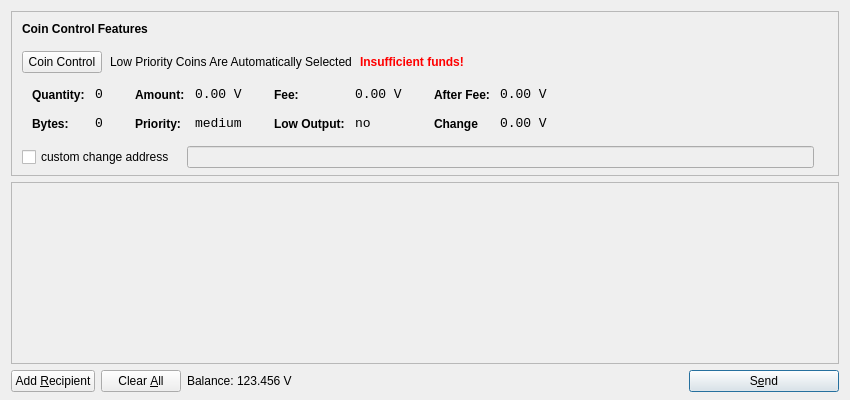
<?xml version="1.0" encoding="UTF-8"?>
<ui version="4.0">
 <class>SendCoinsDialog</class>
 <widget class="QDialog" name="SendCoinsDialog">
  <property name="geometry">
   <rect>
    <x>0</x>
    <y>0</y>
    <width>850</width>
    <height>400</height>
   </rect>
  </property>
  <property name="windowTitle">
   <string>Send Coins</string>
  </property>
  <layout class="QVBoxLayout" name="verticalLayout" stretch="0,1,0">
	<property name="bottomMargin">
		<number>8</number>
	</property>	
   <item>
   
    <widget class="QFrame" name="frameCoinControl">
		<property name="sizePolicy">
			<sizepolicy hsizetype="Expanding" vsizetype="Expanding">
				<horstretch>0</horstretch>
				<verstretch>0</verstretch>
			</sizepolicy>
		</property>
	<property name="maximumSize">
      <size>
       <width>16777215</width>
       <height>16777215</height>
      </size>
     </property>
     <property name="frameShape">
      <enum>QFrame::StyledPanel</enum>
     </property>
     <property name="frameShadow">
      <enum>QFrame::Sunken</enum>
     </property>
     <layout class="QVBoxLayout" name="verticalLayoutCoinControl2">
      <property name="spacing">
       <number>-1</number>
      </property>
      <property name="leftMargin">
       <number>0</number>
      </property>
      <property name="topMargin">
       <number>0</number>
      </property>
      <property name="rightMargin">
       <number>0</number>
      </property>
      <property name="bottomMargin">
       <number>6</number>
      </property>
      <item>
       <layout class="QVBoxLayout" name="verticalLayoutCoinControl" stretch="0,0,0,0,1">
        <property name="spacing">
         <number>0</number>
        </property>
        <property name="leftMargin">
         <number>10</number>
        </property>
        <property name="topMargin">
         <number>10</number>
        </property>
        <item>
         <layout class="QHBoxLayout" name="horizontalLayoutCoinControl1">
          <property name="bottomMargin">
           <number>15</number>
          </property>
          <item>
           <widget class="QLabel" name="labelCoinControlFeatures">
            <property name="sizePolicy">
             <sizepolicy hsizetype="Preferred" vsizetype="Maximum">
              <horstretch>0</horstretch>
              <verstretch>0</verstretch>
             </sizepolicy>
            </property>
            <property name="font">
             <font>
              <weight>75</weight>
              <bold>true</bold>
             </font>
            </property>
            <property name="styleSheet">
             <string notr="true">font-weight:bold;</string>
            </property>
            <property name="text">
             <string>Coin Control Features</string>
            </property>
           </widget>
          </item>
         </layout>
        </item>
        <item>
         <layout class="QHBoxLayout" name="horizontalLayoutCoinControl2" stretch="0,0,0,0">
          <property name="spacing">
           <number>8</number>
          </property>
          <property name="bottomMargin">
           <number>10</number>
          </property>
          <item>
           <widget class="QPushButton" name="pushButtonCoinControl">
            <property name="styleSheet">
             <string notr="true"/>
            </property>
            <property name="text">
             <string>Coin Control</string>
            </property>
           </widget>
          </item>
          <item>
           <widget class="QLabel" name="labelCoinControlAutomaticallySelected">
            <property name="text">
             <string>Low Priority Coins Are Automatically Selected</string>
            </property>
            <property name="margin">
             <number>5</number>
            </property>
           </widget>
          </item>
          <item>
           <widget class="QLabel" name="labelCoinControlInsuffFunds">
            <property name="font">
             <font>
              <weight>75</weight>
              <bold>true</bold>
             </font>
            </property>
            <property name="styleSheet">
             <string notr="true">color:red;font-weight:bold;</string>
            </property>
            <property name="text">
             <string>Insufficient funds!</string>
            </property>
            <property name="margin">
             <number>5</number>
            </property>
           </widget>
          </item>
          <item>
           <spacer name="horizontalSpacerCoinControl">
            <property name="orientation">
             <enum>Qt::Horizontal</enum>
            </property>
            <property name="sizeHint" stdset="0">
             <size>
              <width>40</width>
              <height>1</height>
             </size>
            </property>
           </spacer>
          </item>
         </layout>
        </item>
        <item>
         <widget class="QWidget" name="widgetCoinControl" native="true">
          <property name="sizePolicy">
           <sizepolicy hsizetype="Preferred" vsizetype="Preferred">
            <horstretch>0</horstretch>
            <verstretch>0</verstretch>
           </sizepolicy>
          </property>
          <property name="minimumSize">
           <size>
            <width>0</width>
            <height>0</height>
           </size>
          </property>
          <property name="styleSheet">
           <string notr="true"/>
          </property>
          <layout class="QHBoxLayout" name="horizontalLayoutCoinControl5">
           <property name="margin">
            <number>0</number>
           </property>
           <item>
            <layout class="QHBoxLayout" name="horizontalLayoutCoinControl3" stretch="0,0,0,1">
             <property name="spacing">
              <number>20</number>
             </property>
             <property name="topMargin">
              <number>0</number>
             </property>
             <property name="bottomMargin">
              <number>10</number>
             </property>
             <item>
              <layout class="QFormLayout" name="formLayoutCoinControl1">
               <property name="horizontalSpacing">
                <number>10</number>
               </property>
               <property name="verticalSpacing">
                <number>14</number>
               </property>
               <property name="leftMargin">
                <number>10</number>
               </property>
               <property name="topMargin">
                <number>4</number>
               </property>
               <property name="rightMargin">
                <number>6</number>
               </property>
               <item row="0" column="0">
                <widget class="QLabel" name="labelCoinControlQuantityText">
                 <property name="styleSheet">
                  <string notr="true">font-weight:bold;</string>
                 </property>
                 <property name="text">
                  <string>Quantity:</string>
                 </property>
                 <property name="margin">
                  <number>0</number>
                 </property>
                </widget>
               </item>
               <item row="0" column="1">
                <widget class="QLabel" name="labelCoinControlQuantity">
                 <property name="font">
                  <font>
                   <family>Monospace</family>
                   <pointsize>10</pointsize>
                  </font>
                 </property>
                 <property name="cursor">
                  <cursorShape>IBeamCursor</cursorShape>
                 </property>
                 <property name="contextMenuPolicy">
                  <enum>Qt::ActionsContextMenu</enum>
                 </property>
                 <property name="text">
                  <string>0</string>
                 </property>
                 <property name="margin">
                  <number>0</number>
                 </property>
                 <property name="textInteractionFlags">
                  <set>Qt::LinksAccessibleByMouse|Qt::TextSelectableByKeyboard|Qt::TextSelectableByMouse</set>
                 </property>
                </widget>
               </item>
               <item row="1" column="0">
                <widget class="QLabel" name="labelCoinControlBytesText">
                 <property name="styleSheet">
                  <string notr="true">font-weight:bold;</string>
                 </property>
                 <property name="text">
                  <string>Bytes:</string>
                 </property>
                </widget>
               </item>
               <item row="1" column="1">
                <widget class="QLabel" name="labelCoinControlBytes">
                 <property name="font">
                  <font>
                   <family>Monospace</family>
                   <pointsize>10</pointsize>
                  </font>
                 </property>
                 <property name="cursor">
                  <cursorShape>IBeamCursor</cursorShape>
                 </property>
                 <property name="contextMenuPolicy">
                  <enum>Qt::ActionsContextMenu</enum>
                 </property>
                 <property name="text">
                  <string>0</string>
                 </property>
                 <property name="textInteractionFlags">
                  <set>Qt::LinksAccessibleByMouse|Qt::TextSelectableByKeyboard|Qt::TextSelectableByMouse</set>
                 </property>
                </widget>
               </item>
              </layout>
             </item>
             <item>
              <layout class="QFormLayout" name="formLayoutCoinControl2">
               <property name="horizontalSpacing">
                <number>10</number>
               </property>
               <property name="verticalSpacing">
                <number>14</number>
               </property>
               <property name="leftMargin">
                <number>6</number>
               </property>
               <property name="topMargin">
                <number>4</number>
               </property>
               <property name="rightMargin">
                <number>6</number>
               </property>
               <item row="0" column="0">
                <widget class="QLabel" name="labelCoinControlAmountText">
                 <property name="styleSheet">
                  <string notr="true">font-weight:bold;</string>
                 </property>
                 <property name="text">
                  <string>Amount:</string>
                 </property>
                 <property name="margin">
                  <number>0</number>
                 </property>
                </widget>
               </item>
               <item row="0" column="1">
                <widget class="QLabel" name="labelCoinControlAmount">
                 <property name="font">
                  <font>
                   <family>Monospace</family>
                   <pointsize>10</pointsize>
                  </font>
                 </property>
                 <property name="cursor">
                  <cursorShape>IBeamCursor</cursorShape>
                 </property>
                 <property name="contextMenuPolicy">
                  <enum>Qt::ActionsContextMenu</enum>
                 </property>
                 <property name="text">
                  <string>0.00 V</string>
                 </property>
                 <property name="textInteractionFlags">
                  <set>Qt::LinksAccessibleByMouse|Qt::TextSelectableByKeyboard|Qt::TextSelectableByMouse</set>
                 </property>
                </widget>
               </item>
               <item row="1" column="0">
                <widget class="QLabel" name="labelCoinControlPriorityText">
                 <property name="styleSheet">
                  <string notr="true">font-weight:bold;</string>
                 </property>
                 <property name="text">
                  <string>Priority:</string>
                 </property>
                </widget>
               </item>
               <item row="1" column="1">
                <widget class="QLabel" name="labelCoinControlPriority">
                 <property name="font">
                  <font>
                   <family>Monospace</family>
                   <pointsize>10</pointsize>
                  </font>
                 </property>
                 <property name="cursor">
                  <cursorShape>IBeamCursor</cursorShape>
                 </property>
                 <property name="contextMenuPolicy">
                  <enum>Qt::ActionsContextMenu</enum>
                 </property>
                 <property name="text">
                  <string>medium</string>
                 </property>
                 <property name="textInteractionFlags">
                  <set>Qt::LinksAccessibleByMouse|Qt::TextSelectableByKeyboard|Qt::TextSelectableByMouse</set>
                 </property>
                </widget>
               </item>
              </layout>
             </item>
             <item>
              <layout class="QFormLayout" name="formLayoutCoinControl3">
               <property name="horizontalSpacing">
                <number>10</number>
               </property>
               <property name="verticalSpacing">
                <number>14</number>
               </property>
               <property name="leftMargin">
                <number>6</number>
               </property>
               <property name="topMargin">
                <number>4</number>
               </property>
               <property name="rightMargin">
                <number>6</number>
               </property>
               <item row="0" column="0">
                <widget class="QLabel" name="labelCoinControlFeeText">
                 <property name="styleSheet">
                  <string notr="true">font-weight:bold;</string>
                 </property>
                 <property name="text">
                  <string>Fee:</string>
                 </property>
                 <property name="margin">
                  <number>0</number>
                 </property>
                </widget>
               </item>
               <item row="0" column="1">
                <widget class="QLabel" name="labelCoinControlFee">
                 <property name="font">
                  <font>
                   <family>Monospace</family>
                   <pointsize>10</pointsize>
                  </font>
                 </property>
                 <property name="cursor">
                  <cursorShape>IBeamCursor</cursorShape>
                 </property>
                 <property name="contextMenuPolicy">
                  <enum>Qt::ActionsContextMenu</enum>
                 </property>
                 <property name="text">
                  <string>0.00 V</string>
                 </property>
                 <property name="textInteractionFlags">
                  <set>Qt::LinksAccessibleByMouse|Qt::TextSelectableByKeyboard|Qt::TextSelectableByMouse</set>
                 </property>
                </widget>
               </item>
               <item row="1" column="0">
                <widget class="QLabel" name="labelCoinControlLowOutputText">
                 <property name="styleSheet">
                  <string notr="true">font-weight:bold;</string>
                 </property>
                 <property name="text">
                  <string>Low Output:</string>
                 </property>
                </widget>
               </item>
               <item row="1" column="1">
                <widget class="QLabel" name="labelCoinControlLowOutput">
                 <property name="font">
                  <font>
                   <family>Monospace</family>
                   <pointsize>10</pointsize>
                  </font>
                 </property>
                 <property name="cursor">
                  <cursorShape>IBeamCursor</cursorShape>
                 </property>
                 <property name="contextMenuPolicy">
                  <enum>Qt::ActionsContextMenu</enum>
                 </property>
                 <property name="text">
                  <string>no</string>
                 </property>
                 <property name="textInteractionFlags">
                  <set>Qt::LinksAccessibleByMouse|Qt::TextSelectableByKeyboard|Qt::TextSelectableByMouse</set>
                 </property>
                </widget>
               </item>
              </layout>
             </item>
             <item>
              <layout class="QFormLayout" name="formLayoutCoinControl4">
               <property name="horizontalSpacing">
                <number>10</number>
               </property>
               <property name="verticalSpacing">
                <number>14</number>
               </property>
               <property name="leftMargin">
                <number>6</number>
               </property>
               <property name="topMargin">
                <number>4</number>
               </property>
               <property name="rightMargin">
                <number>6</number>
               </property>
               <item row="0" column="0">
                <widget class="QLabel" name="labelCoinControlAfterFeeText">
                 <property name="styleSheet">
                  <string notr="true">font-weight:bold;</string>
                 </property>
                 <property name="text">
                  <string>After Fee:</string>
                 </property>
                 <property name="margin">
                  <number>0</number>
                 </property>
                </widget>
               </item>
               <item row="0" column="1">
                <widget class="QLabel" name="labelCoinControlAfterFee">
                 <property name="font">
                  <font>
                   <family>Monospace</family>
                   <pointsize>10</pointsize>
                  </font>
                 </property>
                 <property name="cursor">
                  <cursorShape>IBeamCursor</cursorShape>
                 </property>
                 <property name="contextMenuPolicy">
                  <enum>Qt::ActionsContextMenu</enum>
                 </property>
                 <property name="text">
                  <string>0.00 V</string>
                 </property>
                 <property name="textInteractionFlags">
                  <set>Qt::LinksAccessibleByMouse|Qt::TextSelectableByKeyboard|Qt::TextSelectableByMouse</set>
                 </property>
                </widget>
               </item>
               <item row="1" column="0">
                <widget class="QLabel" name="labelCoinControlChangeText">
                 <property name="styleSheet">
                  <string notr="true">font-weight:bold;</string>
                 </property>
                 <property name="text">
                  <string>Change</string>
                 </property>
                </widget>
               </item>
               <item row="1" column="1">
                <widget class="QLabel" name="labelCoinControlChange">
                 <property name="font">
                  <font>
                   <family>Monospace</family>
                   <pointsize>10</pointsize>
                  </font>
                 </property>
                 <property name="cursor">
                  <cursorShape>IBeamCursor</cursorShape>
                 </property>
                 <property name="contextMenuPolicy">
                  <enum>Qt::ActionsContextMenu</enum>
                 </property>
                 <property name="text">
                  <string>0.00 V</string>
                 </property>
                 <property name="textInteractionFlags">
                  <set>Qt::LinksAccessibleByMouse|Qt::TextSelectableByKeyboard|Qt::TextSelectableByMouse</set>
                 </property>
                </widget>
               </item>
              </layout>
             </item>
            </layout>
           </item>
          </layout>
         </widget>
        </item>
        <item>
         <layout class="QHBoxLayout" name="horizontalLayoutCoinControl4" stretch="0,0,0">
          <property name="spacing">
           <number>12</number>
          </property>
          <property name="sizeConstraint">
           <enum>QLayout::SetDefaultConstraint</enum>
          </property>
          <property name="topMargin">
           <number>5</number>
          </property>
          <property name="rightMargin">
           <number>5</number>
          </property>
          <item>
           <widget class="QCheckBox" name="checkBoxCoinControlChange">
            <property name="text">
             <string>custom change address</string>
            </property>
           </widget>
          </item>
          <item>
           <widget class="QLineEdit" name="lineEditCoinControlChange">
            <property name="enabled">
             <bool>false</bool>
            </property>
            <property name="sizePolicy">
             <sizepolicy hsizetype="Expanding" vsizetype="Fixed">
              <horstretch>0</horstretch>
              <verstretch>0</verstretch>
             </sizepolicy>
            </property>
           </widget>
          </item>
          <item>
           <widget class="QLabel" name="labelCoinControlChangeLabel">
            <property name="sizePolicy">
             <sizepolicy hsizetype="Preferred" vsizetype="Expanding">
              <horstretch>0</horstretch>
              <verstretch>0</verstretch>
             </sizepolicy>
            </property>
            <property name="minimumSize">
             <size>
              <width>0</width>
              <height>0</height>
             </size>
            </property>
            <property name="text">
             <string/>
            </property>
            <property name="margin">
             <number>3</number>
            </property>
           </widget>
          </item>
         </layout>
        </item>
        <item>
         <spacer name="verticalSpacerCoinControl">
          <property name="orientation">
           <enum>Qt::Vertical</enum>
          </property>
          <property name="sizeHint" stdset="0">
           <size>
            <width>800</width>
            <height>1</height>
           </size>
          </property>
         </spacer>
        </item>
       </layout>
      </item>
     </layout>
    </widget>
   </item>
   <item>
	  <widget class="QScrollArea" name="scrollArea">
     <property name="widgetResizable">
      <bool>true</bool>
     </property>
     <widget class="QWidget" name="scrollAreaWidgetContents">
      <property name="geometry">
       <rect>
        <x>0</x>
        <y>0</y>
        <width>830</width>
        <height>165</height>
       </rect>
      </property>
	<layout class="QVBoxLayout" name="verticalLayout_2">
       <property name="margin">
        <number>0</number>
       </property>
      
       <item>
        <layout class="QVBoxLayout" name="entries">
         <property name="spacing">
          <number>6</number>
         </property>
        </layout>
       </item>
       <item>
        <spacer name="verticalSpacer">
         <property name="orientation">
          <enum>Qt::Vertical</enum>
         </property>
         <property name="sizeHint" stdset="0">
          <size>
           <width>20</width>
           <height>40</height>
          </size>
         </property>
        </spacer>
       </item>
      </layout>
     </widget>
    </widget>
   </item>
   <item>
    <layout class="QHBoxLayout" name="horizontalLayout">
     <item>
      <widget class="QPushButton" name="addButton">
       <property name="toolTip">
        <string>Send to multiple recipients at once</string>
       </property>
       <property name="text">
        <string>Add &amp;Recipient</string>
       </property>
       <property name="icon">
        <iconset resource="../bitcoin.qrc">
         <normaloff>:/icons/add</normaloff>:/icons/add</iconset>
       </property>
       <property name="autoDefault">
        <bool>false</bool>
       </property>
      </widget>
     </item>
     <item>
      <widget class="QPushButton" name="clearButton">
       <property name="sizePolicy">
        <sizepolicy hsizetype="Minimum" vsizetype="Fixed">
         <horstretch>0</horstretch>
         <verstretch>0</verstretch>
        </sizepolicy>
       </property>
       <property name="toolTip">
        <string>Remove all transaction fields</string>
       </property>
       <property name="text">
        <string>Clear &amp;All</string>
       </property>
       <property name="icon">
        <iconset resource="../bitcoin.qrc">
         <normaloff>:/icons/remove</normaloff>:/icons/remove</iconset>
       </property>
       <property name="autoRepeatDelay">
        <number>300</number>
       </property>
       <property name="autoDefault">
        <bool>false</bool>
       </property>
      </widget>
     </item>
     <item>
      <layout class="QHBoxLayout" name="horizontalLayout_2">
       <property name="spacing">
        <number>3</number>
       </property>
       <item>
        <widget class="QLabel" name="label">
         <property name="text">
          <string>Balance:</string>
         </property>
        </widget>
       </item>
       <item>
        <widget class="QLabel" name="labelBalance">
         <property name="cursor">
          <cursorShape>IBeamCursor</cursorShape>
         </property>
         <property name="text">
          <string>123.456 V</string>
         </property>
         <property name="textInteractionFlags">
          <set>Qt::LinksAccessibleByMouse|Qt::TextSelectableByKeyboard|Qt::TextSelectableByMouse</set>
         </property>
        </widget>
       </item>
      </layout>
     </item>
     <item>
      <spacer name="horizontalSpacer">
       <property name="orientation">
        <enum>Qt::Horizontal</enum>
       </property>
       <property name="sizeHint" stdset="0">
        <size>
         <width>40</width>
         <height>20</height>
        </size>
       </property>
      </spacer>
     </item>
     <item>
      <widget class="QPushButton" name="sendButton">
       <property name="minimumSize">
        <size>
         <width>150</width>
         <height>0</height>
        </size>
       </property>
       <property name="toolTip">
        <string>Confirm the send action</string>
       </property>
       <property name="text">
        <string>S&amp;end</string>
       </property>
       <property name="icon">
        <iconset resource="../bitcoin.qrc">
         <normaloff>:/icons/send</normaloff>:/icons/send</iconset>
       </property>
       <property name="default">
        <bool>true</bool>
       </property>
      </widget>
     </item>
    </layout>
   </item>
  </layout>
 </widget>
 <resources>
  <include location="../bitcoin.qrc"/>
 </resources>
 <connections/>
</ui>
